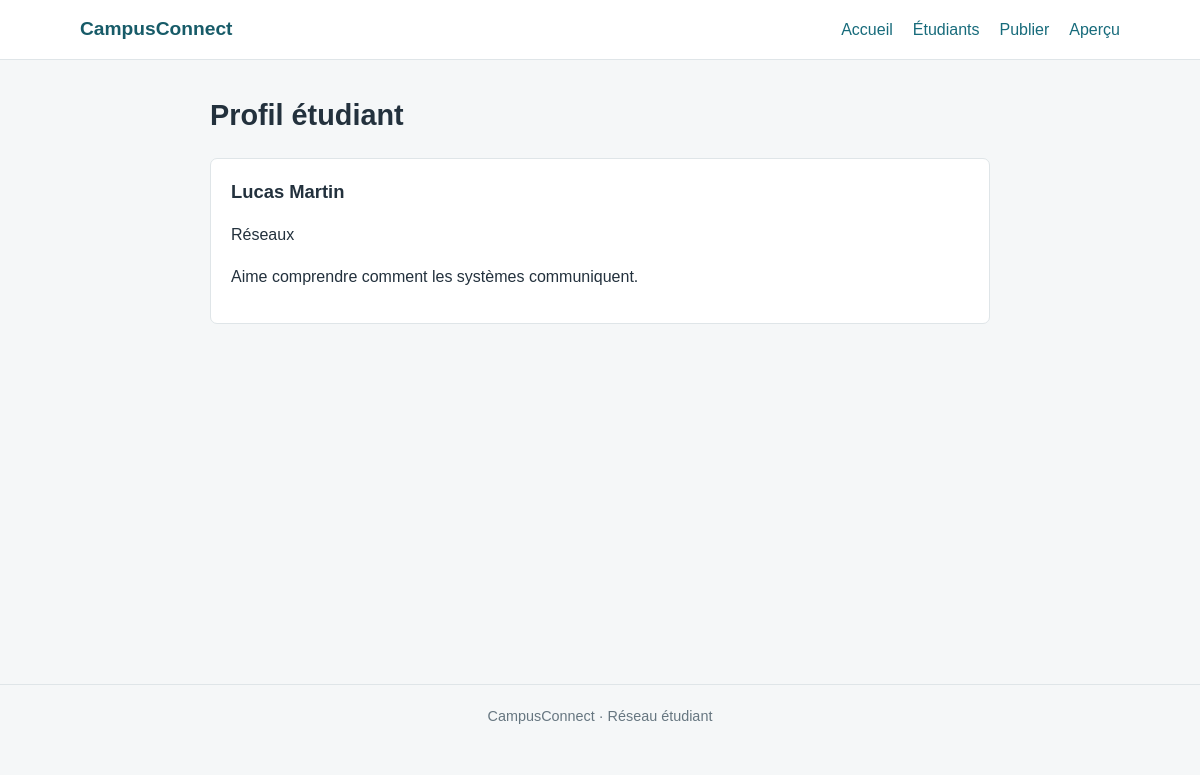
Page /profil.php?id=2 on the committed database.
### tables this page shows
CREATE TABLE etudiants (
    id INT UNSIGNED AUTO_INCREMENT PRIMARY KEY,
    nom VARCHAR(100) NOT NULL,
    filiere VARCHAR(120) NOT NULL,
    description_profil VARCHAR(500) NOT NULL
);

### profil.php (the view, shortened to what this page needs)
<?php
require 'config.php'; require 'connexion.php';
$id = filter_input(INPUT_GET, 'id', FILTER_VALIDATE_INT);
$requete = $pdo->prepare('SELECT id, nom, filiere, description_profil AS description FROM etudiants WHERE id = ?');
$requete->execute([$id ?: 0]); $etudiant = $requete->fetch();
if ($etudiant): ?><section class="publication"><h2><?= e($etudiant['nom']) ?></h2><p><?= e($etudiant['filiere']) ?></p><p><?= e($etudiant['description']) ?></p></section>
<?php else: ?><p>Ce profil n’existe pas.</p><?php endif; ?>

### style.css (style rules this page uses)
:root { font-family: Arial, Helvetica, sans-serif; color: #23313d; background: #f5f7f8; font-synthesis: none; }
* { box-sizing: border-box; }
body { margin: 0; line-height: 1.6; }
h2 { font-size: 1.15rem; margin: 0 0 8px; }
.publication, .commentaire { background: #fff; border: 1px solid #dfe5e8; border-radius: 7px; padding: 18px 20px; margin: 16px 0; }

### rows in the picture
etudiants: nom "Lucas Martin", filiere "Réseaux", description_profil "Aime comprendre comment les systèmes communiquent."

### other values in the picture
$titre "Profil étudiant"
